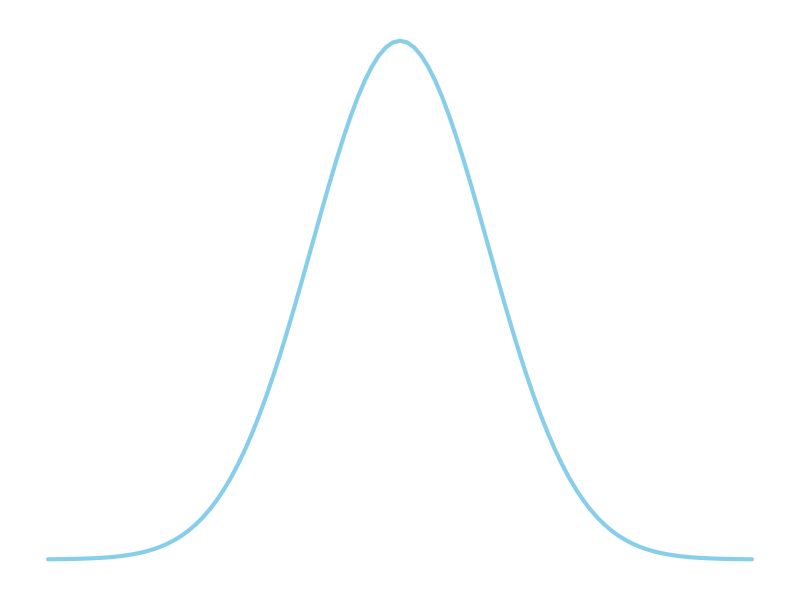
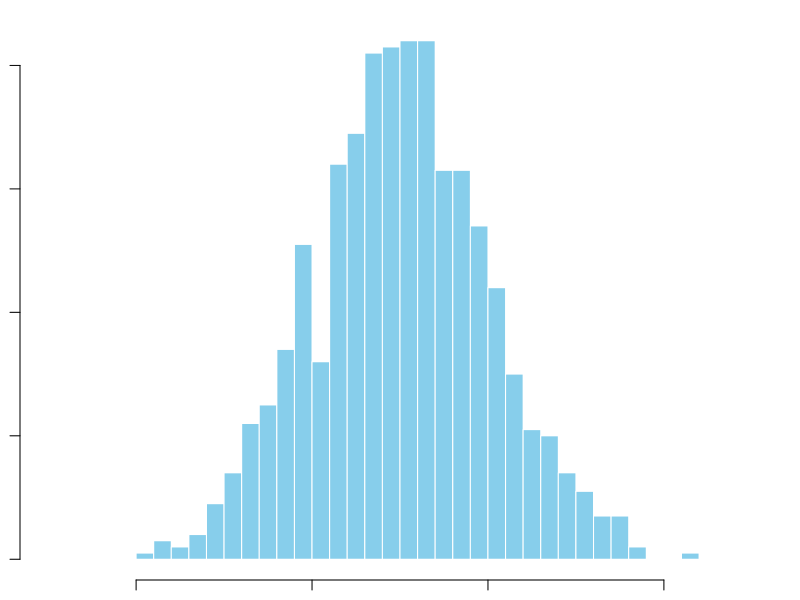
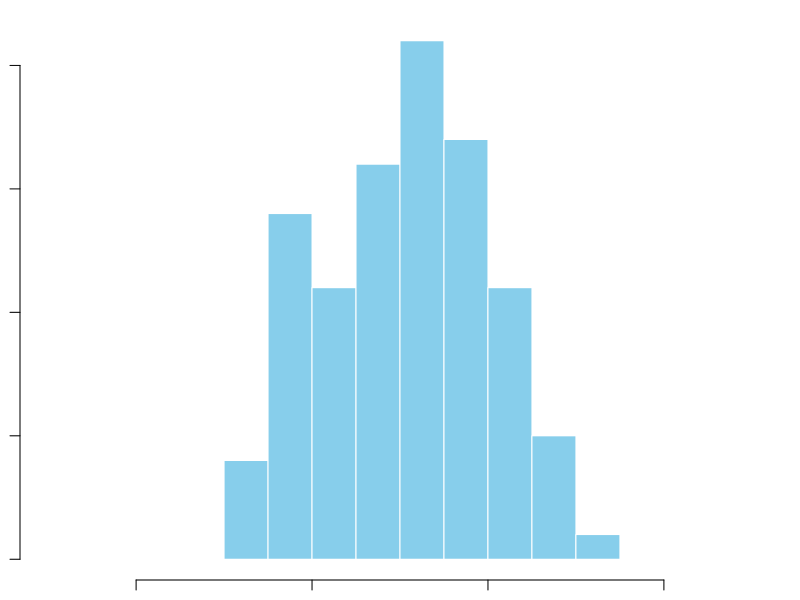
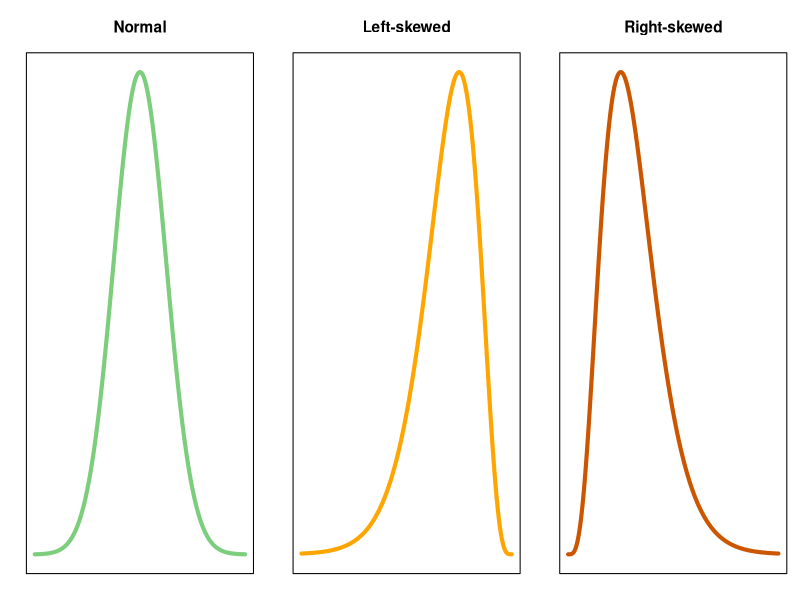
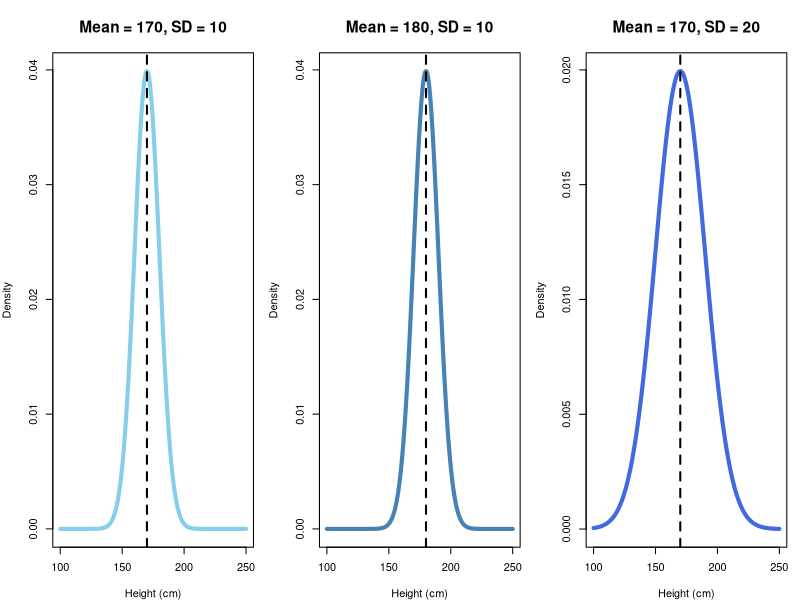
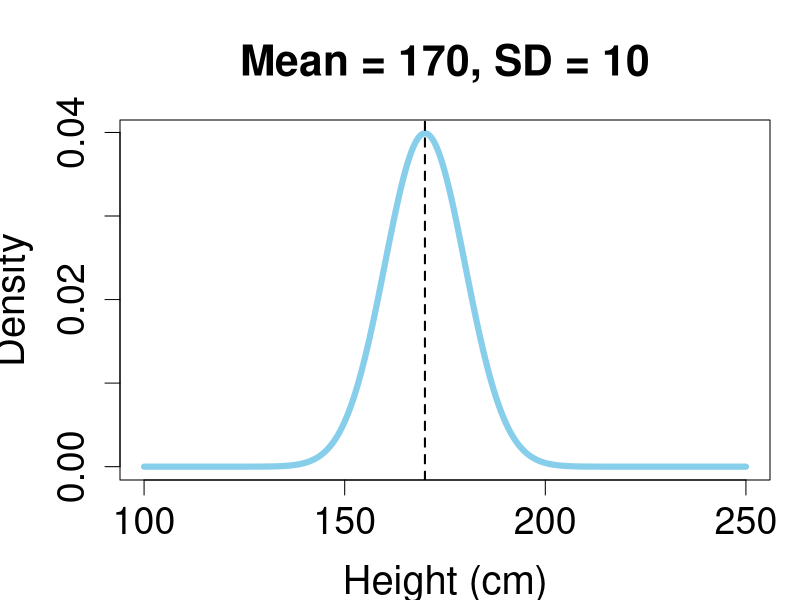
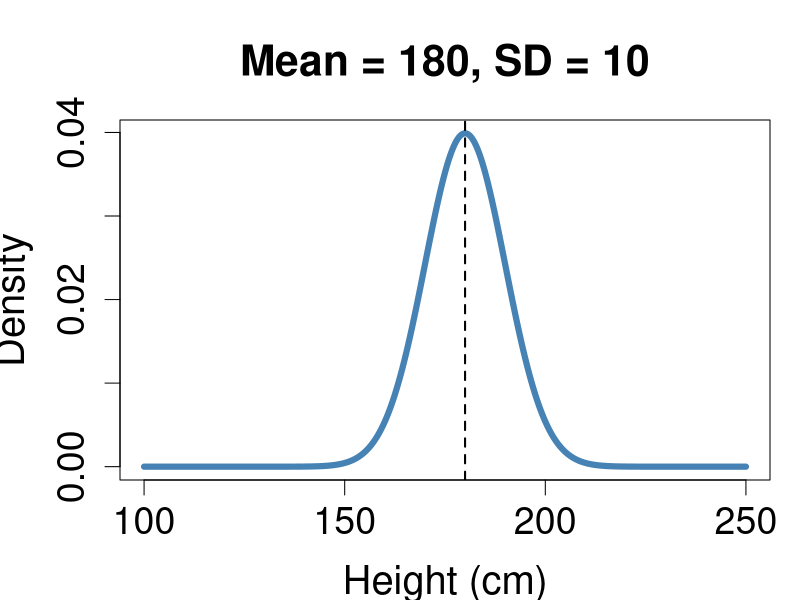
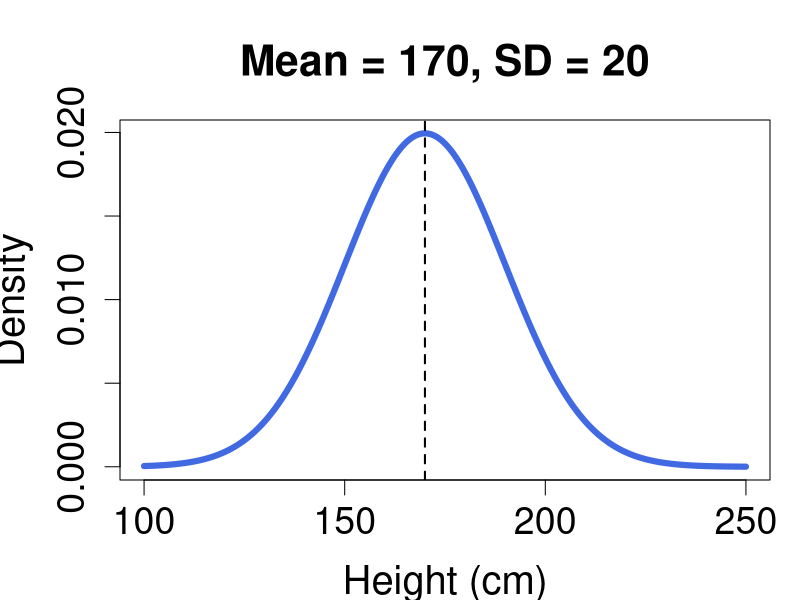

The R source for these figures, in order:
## ---- chunk 1
#| echo: false
#| results: "hide"
# Create x values
x <- seq(130, 210, length.out = 1000)

# Normal density values
y <- dnorm(x, mean = 170, sd = 10)
## ---- chunk 2
#| echo: false
#| label: fig-norm-dist
#| fig-cap: "Theoretical normal distribution."
#| fig-width: 4
#| fig-height: 2.5

par(mar = c(1, 1, 1, 1))

curve(dnorm(x, mean = 170, sd = 10),
      from = 130,
      to = 210,
      lwd = 4,
      col = "skyblue",
      axes = FALSE,
      xlab = "",
      ylab = "")
## ---- chunk 3
#| echo: false
#| label: fig-height-hist
#| fig-cap: "Histogram of adult heights in the UK population."
#| fig-width: 8
#| fig-height: 4

set.seed(123)

# Simulated UK adult heights (cm)
uk_heights <- rnorm(1000, mean = 170, sd = 10)

hist(uk_heights,
     breaks = 40,
     col = "skyblue",
     border = "white",
     main = "",
     xlab = "Height (cm)",
     ylab = "Frequency",
     xlim = c(130, 210))
## ---- chunk 4
#| echo: false
#| results: "hide"
# Take a random sample of 100 from full UK pop
height_sample <- sample(uk_heights, size = 100)
## ---- chunk 5
#| echo: false
#| label: fig-height-hist-small
#| fig-cap: "Histogram of a sample of 100 UK adult heights."
#| fig-height: 5
# Histogram of the sample
hist(height_sample,
     breaks = 10,
     col = "skyblue",
     border = "white",
     main = "",
     xlab = "Height (cm)",
     ylab = "Frequency",
     xlim = c(130, 210))
## ---- chunk 6
#| echo: false
#| label: fig-skew
#| fig-cap: "Graphical examples of normal, left-skewed and right-skewed distributions."
#| fig-height: 2.5

# Create 1 x 3 layout
par(mfrow = c(1, 3), mar = c(2, 2, 4, 1), cex.main = 1.4)

# Common x values
x <- seq(130, 210, length.out = 1000)

# Normal distribution
plot(x, dnorm(x, mean = 170, sd = 10),
     type = "l",
     lwd = 4,
     col = "palegreen3",
     main = "Normal",
     xlab = "",
     ylab = "",
     axes = FALSE)
box()

# Left-skewed distribution
plot(x, dgamma(210 - x, shape = 5, scale = 5),
     type = "l",
     lwd = 4,
     col = "orange",
     main = "Left-skewed",
     xlab = "",
     ylab = "",
     axes = FALSE)
box()

# Right-skewed distribution
plot(x, dgamma(x - 130, shape = 5, scale = 5),
     type = "l",
     lwd = 4,
     col = "#CC5500",
     main = "Right-skewed",
     xlab = "",
     ylab = "",
     axes = FALSE)
box()

# Reset layout
par(mfrow = c(1, 1))
## ---- chunk 7
#| echo: false
#| label: fig-mean-sd
#| fig-cap: "Normal distributions with different values of the mean and standard deviation."
#| fig-height: 2.5

# 1 x 3 layout
par(mfrow = c(1, 3), mar = c(4, 4, 4, 1), cex.main = 1.4)

# x-range
x <- seq(100, 250, length.out = 1000)

# Original distribution
plot(x, dnorm(x, mean = 170, sd = 10),
     type = "l",
     lwd = 4,
     col = "skyblue",
     main = "Mean = 170, SD = 10",
     xlab = "Height (cm)",
     ylab = "Density")
abline(v = 170, lty = 2, lwd = 2)

# Increased mean
plot(x, dnorm(x, mean = 180, sd = 10),
     type = "l",
     lwd = 4,
     col = "#4682B4",
     main = "Mean = 180, SD = 10",
     xlab = "Height (cm)",
     ylab = "Density")
abline(v = 180, lty = 2, lwd = 2)

# Increased SD
plot(x, dnorm(x, mean = 170, sd = 20),
     type = "l",
     lwd = 4,
     col = "#4169E1",
     main = "Mean = 170, SD = 20",
     xlab = "Height (cm)",
     ylab = "Density")
abline(v = 170, lty = 2, lwd = 2)

# Reset layout

par(mfrow = c(1, 1))
## ---- chunk 8
#| echo: false
#| label: fig-mean-sd-a
#| fig-cap: "(a)"
#| fig-height: 7

par(
  cex = 1.5,
  cex.main = 1.7,
  cex.lab = 1.6,
  cex.axis = 1.5
)

x <- seq(100, 250, length.out = 1000)

plot(x, dnorm(x, mean = 170, sd = 10),
     type = "l", 
     lwd = 6,
     col = "skyblue",
     main = "Mean = 170, SD = 10",
     xlab = "Height (cm)",
     ylab = "Density")

abline(v = 170, lty = 2, lwd = 2)
## ---- chunk 9
#| echo: false
#| label: fig-mean-sd-b
#| fig-cap: "(b)"
#| fig-height: 7

par(
  cex = 1.5,
  cex.main = 1.7,
  cex.lab = 1.6,
  cex.axis = 1.5
)

plot(x, dnorm(x, mean = 180, sd = 10),
     type = "l",
     lwd = 6,
     col = "#4682B4",
     main = "Mean = 180, SD = 10",
     xlab = "Height (cm)",
     ylab = "Density")

abline(v = 180, lty = 2, lwd = 2)
## ---- chunk 10
#| echo: false
#| label: fig-mean-sd-c
#| fig-cap: "(c)"
#| fig-height: 7

par(
  cex = 1.5,
  cex.main = 1.7,
  cex.lab = 1.6,
  cex.axis = 1.5
)

plot(x, dnorm(x, mean = 170, sd = 20),
     type = "l",
     lwd = 6,
     col = "#4169E1",
     main = "Mean = 170, SD = 20",
     xlab = "Height (cm)",
     ylab = "Density")

abline(v = 170, lty = 2, lwd = 2)
## ---- chunk 11
#| echo: false
#| results: "hide"
# Generate data to use throughout examples
# Set seed for reproducibility
set.seed(130)

# Generate data
normal_large <- rnorm(250, mean = 0, sd = 1)
lskewed_large <- 5 - rgamma(250, shape = 5, scale = 1)
rskewed_large <- rgamma(250, shape = 5, scale = 1)
normal_small <- rnorm(20, mean = 0, sd = 1)
## ---- chunk 12
#| echo: false
#| fig-height: 5
# Create 1 x 2 plotting layout
par(mfrow = c(1, 2), mar = c(10, 4, 4, 1))

# Histogram 1: Large sample, normal
hist(normal_large,
     breaks = 20,
     col = "palegreen3",
     border = "white",
     main = "n = 250, normal",
     xlab = "Value")

mtext("Fairly closely resembles\na normal distribution",
      side = 1, line = 6, cex = 0.9)

# Histogram 2: Small sample, normal
hist(normal_small,
     breaks = 6,
     col = "darkgreen",
     border = "white",
     main = "n = 20, normal",
     xlab = "Value")

mtext("Although the sample data comes from a\nnormal distribution, the underlying normal\nshape is less clear",
      side = 1, line = 6, cex = 0.9)
## ---- chunk 13
#| echo: false
#| fig-height: 5
# Histogram 3: Large sample, left-skewed
hist(lskewed_large,
     breaks = 20,
     col = "orange",
     border = "white",
     main = "n = 250, left-skewed",
     xlab = "Value")

mtext("Long tail on the left\n(not normal)",
      side = 1, line = 6, cex = 0.9)

# Histogram 4: Large sample, right-skewed
hist(rskewed_large,
     breaks = 20,
     col = "#CC5500",
     border = "white",
     main = "n = 250, right-skewed",
     xlab = "Value")

mtext("Long tail on the right\n(not normal)",
      side = 1, line = 6, cex = 0.9)

# Reset layout
par(mfrow = c(1, 1))
## ---- chunk 14
#| echo: false
#| fig-height: 5

par(mfrow = c(1, 2), mar = c(10, 4, 4, 1))

# Normal (large n)
qqnorm(normal_large,
       main = "n = 250, normal",
       pch = 19,
       col = "palegreen3")
qqline(normal_large, col = "red", lwd = 2)

mtext("Most points lie close to the\nreference line; a little deviation\nat the tails (ends) is okay",
      side = 1, line = 6, cex = 0.7)

# Normal (small n)
qqnorm(normal_small,
       main = "n = 20, normal",
       pch = 19,
       col = "darkgreen")
qqline(normal_small, col = "red", lwd = 2)

mtext("Points lie reasonably close\nto the reference line",
      side = 1, line = 6, cex = 0.7)

## ---- chunk 15
#| echo: false
#| fig-height: 5

# Left-skewed (large n)
qqnorm(lskewed_large,
       main = "n = 250, left-skewed",
       pch = 19,
       col = "orange")
qqline(lskewed_large, col = "red", lwd = 2)

mtext("Systematic deviation\nfrom the line - curved pattern",
      side = 1, line = 6, cex = 0.7)

# Right-skewed (large n)
qqnorm(rskewed_large,
       main = "n = 250, right-skewed",
       pch = 19,
       col = "#CC5500")
qqline(rskewed_large, col = "red", lwd = 2)

mtext("Systematic deviation\nfrom the line - curved pattern",
      side = 1, line = 6, cex = 0.7)

# Reset layout
par(mfrow = c(1, 1))
## ---- chunk 16
#| echo: false
shapiro_results <- data.frame(
  Dataset = c("n = 250, normal",
              "n = 20, normal",
              "n = 250, left-skewed",
              "n = 250, right-skewed"),
  W = c(
    shapiro.test(normal_large)$statistic,
    shapiro.test(normal_small)$statistic,
    shapiro.test(lskewed_large)$statistic,
    shapiro.test(rskewed_large)$statistic
  ),
  p = c(
    shapiro.test(normal_large)$p.value,
    shapiro.test(normal_small)$p.value,
    shapiro.test(lskewed_large)$p.value,
    shapiro.test(rskewed_large)$p.value
  )
)

shapiro_results$W <- round(shapiro_results$W, 3)
shapiro_results$p <- round(shapiro_results$p, 3)

shapiro_results$Conclusion <- ifelse(
  shapiro_results$p < .05,
  "Non-normal",
  "Normal"
)

knitr::kable(
  shapiro_results,
  caption = "Shapiro-Wilk normality test results"
)


ks_normal <- function(x) {
  ks.test(x,
          "pnorm",
          mean = mean(x),
          sd = sd(x))
}

ks_results <- data.frame(
  Dataset = c("n = 250, normal",
              "n = 20, normal",
              "n = 250, left-skewed",
              "n = 250, right-skewed"),
  D = c(
    ks_normal(normal_large)$statistic,
    ks_normal(normal_small)$statistic,
    ks_normal(lskewed_large)$statistic,
    ks_normal(rskewed_large)$statistic
  ),
  p = c(
    ks_normal(normal_large)$p.value,
    ks_normal(normal_small)$p.value,
    ks_normal(lskewed_large)$p.value,
    ks_normal(rskewed_large)$p.value
  )
)

ks_results$D <- round(ks_results$D, 3)
ks_results$p <- round(ks_results$p, 3)

ks_results$Conclusion <- ifelse(
  ks_results$p < .05,
  "Non-normal",
  "Normal"
)

knitr::kable(
  ks_results,
  caption = "Kolmogorov-Smirnov normality test results"
)
## ---- chunk 17
#| echo: false
#library(moments)

#shape_stats <- function(x) {
  
  #n <- length(x)
  
  #skew <- skewness(x)
  #kurt <- kurtosis(x)   # raw kurtosis
  
  #se_skew <- sqrt(6 / n)
  #se_kurt <- sqrt(24 / n)
  
  #z_skew <- skew / se_skew
  
  ## z-statistic relative to normal kurtosis = 3
  #z_kurt <- (kurt - 3) / se_kurt
  
  #data.frame(
    #n = n,
    #skewness = skew,
    #z_skewness = z_skew,
    #kurtosis = kurt,
    #z_kurtosis = z_kurt
  #)
#}

#results <- rbind(
  #"n = 250, normal"       = shape_stats(normal_large),
  #"n = 20, normal"       = shape_stats(normal_small),
  #"n = 250, left-skewed"  = shape_stats(lskewed_large),
  #"n = 250, right-skewed" = shape_stats(rskewed_large)
#)

#round(results, 3)
